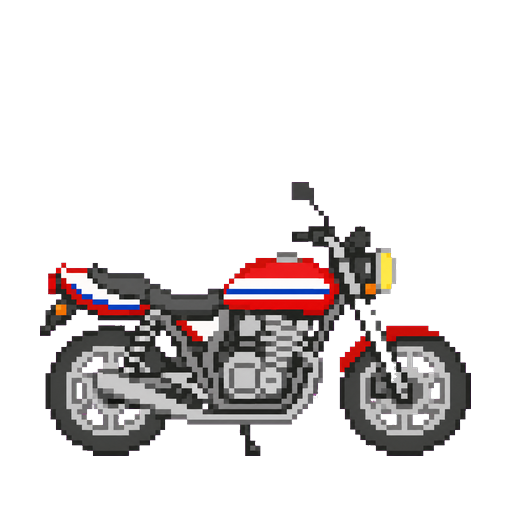
#> input picture src/companion/assets/frames/idle.png, 512 x 512 px
$ python generate-cover.py
#> lines starting #> are read from the running program, lines starting #| are printed output that depends on the picture
"""Generate itch.io cover image from idle.png.

Usage:
    py -3 tools/template/itch-page/generate-cover.py

Output: tools/template/itch-page/cover.png (630×500 recommended for itch)
"""
from __future__ import annotations

import sys
from pathlib import Path

try:
    from PIL import Image, ImageDraw
except ImportError as exc:
    raise SystemExit("Pillow required: py -3 -m pip install Pillow") from exc

REPO = Path(__file__).resolve().parents[3]
IDLE = REPO / "src" / "companion" / "assets" / "frames" / "idle.png"
OUT = Path(__file__).resolve().parent / "cover.png"
W, H = 630, 500


def main() -> None:
    if not IDLE.exists():
        raise SystemExit(f"idle.png not found: {IDLE}")

    bg = Image.new("RGBA", (W, H), (24, 28, 36, 255))
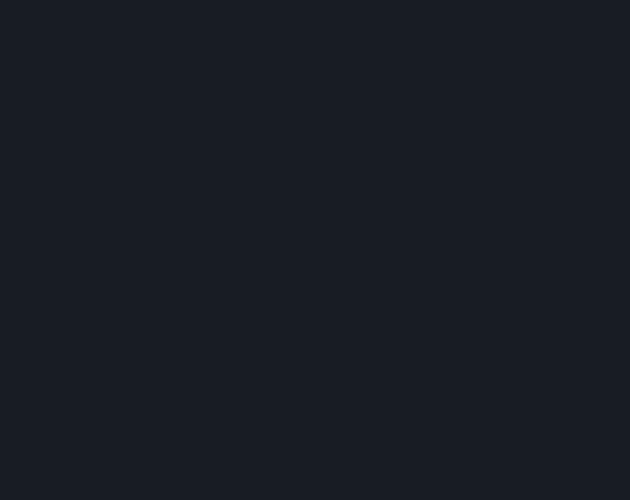
#> bg: PIL image 630x500 RGBA; mean R, G, B, A 24, 28, 36, 255
    sprite = Image.open(IDLE).convert("RGBA")
#> sprite is the input picture: PIL image 512x512 RGBA; mean R, G, B, A 26.8, 22.7, 22.8, 57.7
    bbox = sprite.getbbox()
#> bbox = (40, 182, 471, 456)
    if not bbox:
        raise SystemExit("idle.png has no visible pixels")
    cropped = sprite.crop(bbox)
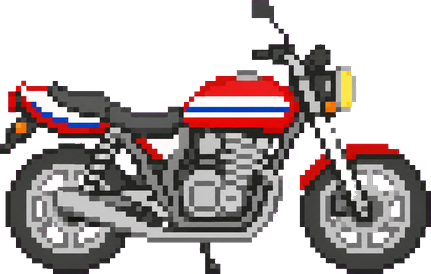
#> cropped: PIL image 431x274 RGBA; mean R, G, B, A 59.6, 50.3, 50.5, 128; transparent parts drawn white

    scale = min((W - 80) / cropped.width, (H - 80) / cropped.height)
#> scale = 1.28
    nw = max(1, int(cropped.width * scale))
#> nw = 550
    nh = max(1, int(cropped.height * scale))
#> nh = 349
    scaled = cropped.resize((nw, nh), Image.LANCZOS)
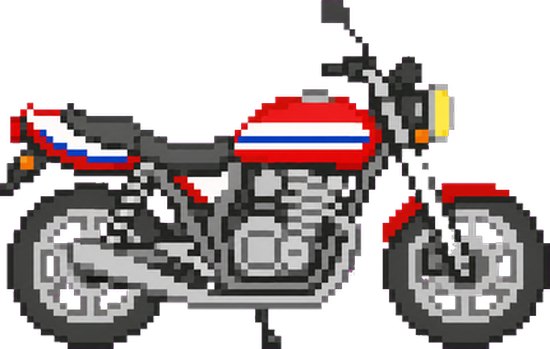
#> scaled: PIL image 550x349 RGBA; mean R, G, B, A 61.3, 51.5, 51.9, 128; transparent parts drawn white
    x = (W - nw) // 2
#> x = 40
    y = H - nh - 40
#> y = 111
    bg.paste(scaled, (x, y), scaled)
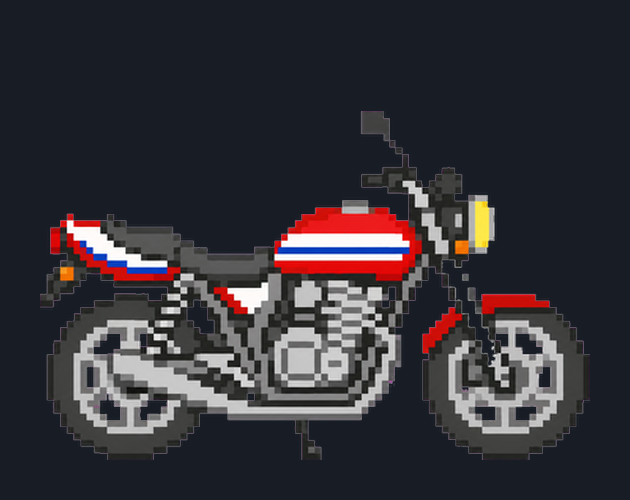
#> bg: PIL image 630x500 RGBA; mean R, G, B, A 52.5, 49.8, 55.3, 254; transparent parts drawn white

    draw = ImageDraw.Draw(bg)
    draw.text((24, 24), "Desktop Companion", fill=(200, 210, 220, 255))

    bg.convert("RGB").save(OUT, format="PNG")
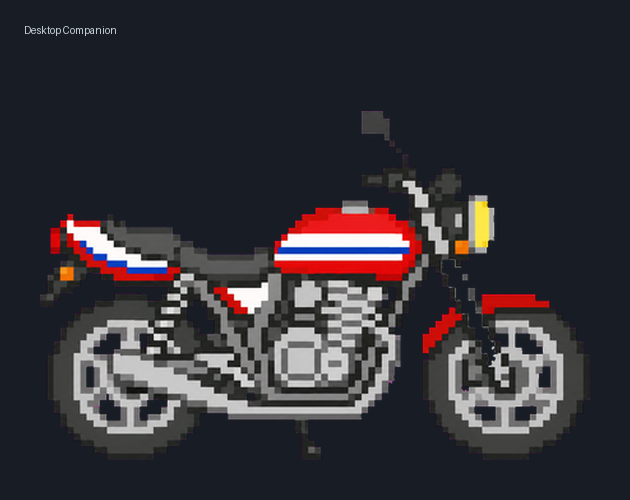
#> saved as cover.png: PIL image 630x500 RGB; mean R, G, B 52.6, 50, 55.5
    print(f"[itch-cover] wrote {OUT}")


if __name__ == "__main__":
    main()

$ run again, with src/companion/assets/frames/block-run-a.png copied over src/companion/assets/frames/idle.png
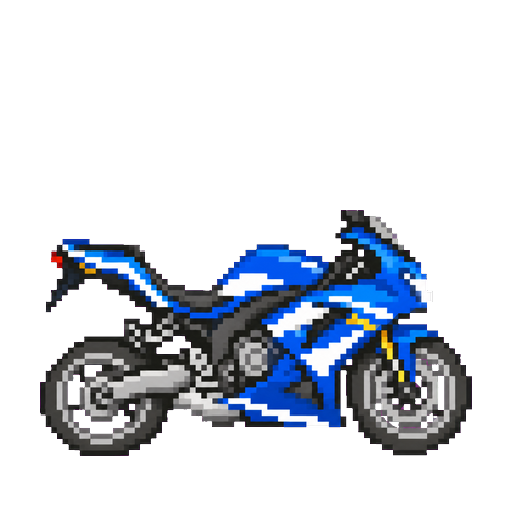
#> input picture src/companion/assets/frames/block-run-a.png, 512 x 512 px
#> in main, sprite is the input picture: PIL image 512x512 RGBA; mean R, G, B, A 19.2, 23.9, 31.6, 63.8
#> bbox = (40, 210, 472, 456)
#> in main, `scaled = cropped.resize((nw, nh), Image.LANCZOS)`:
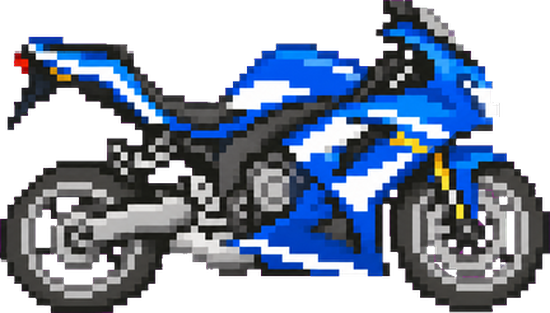
#> scaled: PIL image 550x313 RGBA; mean R, G, B, A 48.8, 60.3, 80, 157.4; transparent parts drawn white
#> in main, `bg.convert("RGB").save(OUT, format="PNG")`:
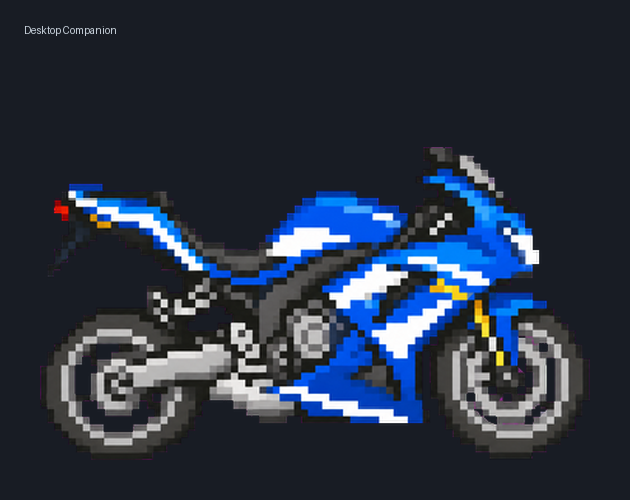
#> saved as cover.png: PIL image 630x500 RGB; mean R, G, B 41.7, 50.8, 66.4
